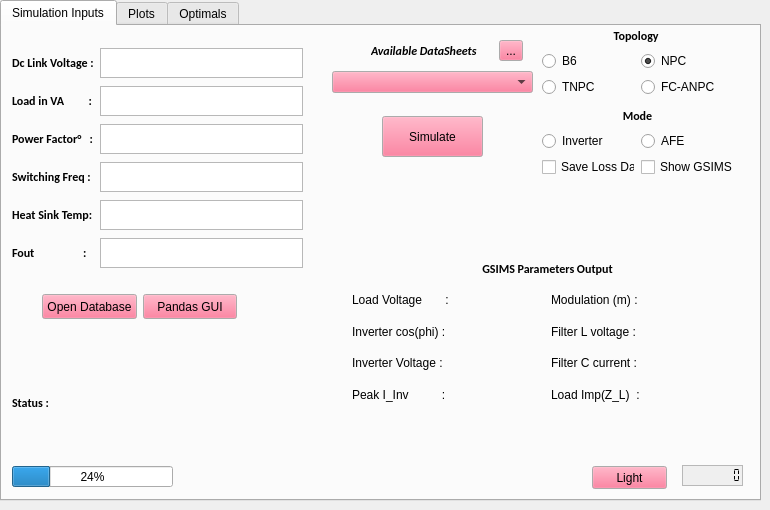
  <widget class="QWidget" name="centralwidget">
   <widget class="QTabWidget" name="tabWidget">
    <property name="geometry">
     <rect>
      <x>0</x>
      <y>0</y>
      <width>761</width>
      <height>501</height>
     </rect>
    </property>
    <property name="autoFillBackground">
     <bool>false</bool>
    </property>
    <property name="currentIndex">
     <number>0</number>
    </property>
    <property name="iconSize">
     <size>
      <width>25</width>
      <height>16</height>
     </size>
    </property>
    <widget class="QWidget" name="Tab_Inputs">
     <property name="palette">
      <palette>
       <active>
        <colorrole role="Button">
         <brush brushstyle="SolidPattern">
          <color alpha="255">
           <red>255</red>
           <green>85</green>
           <blue>127</blue>
          </color>
         </brush>
        </colorrole>
       </active>
       <inactive>
        <colorrole role="Button">
         <brush brushstyle="SolidPattern">
          <color alpha="255">
           <red>255</red>
           <green>85</green>
           <blue>127</blue>
          </color>
         </brush>
        </colorrole>
       </inactive>
       <disabled>
        <colorrole role="Button">
         <brush brushstyle="SolidPattern">
          <color alpha="255">
           <red>255</red>
           <green>85</green>
           <blue>127</blue>
          </color>
         </brush>
        </colorrole>
       </disabled>
      </palette>
     </property>
     <property name="font">
      <font>
       <family>MS Shell Dlg 2</family>
       <weight>50</weight>
       <bold>false</bold>
      </font>
     </property>
     <attribute name="title">
      <string>Simulation Inputs</string>
     </attribute>
     <widget class="QLabel" name="statusLabel">
      <property name="geometry">
       <rect>
        <x>10</x>
        <y>370</y>
        <width>47</width>
        <height>13</height>
       </rect>
      </property>
      <property name="font">
       <font>
        <family>Calibri</family>
        <weight>75</weight>
        <bold>true</bold>
       </font>
      </property>
      <property name="text">
       <string>Status :</string>
      </property>
     </widget>
     <widget class="QPushButton" name="simulateBtn">
      <property name="geometry">
       <rect>
        <x>380</x>
        <y>90</y>
        <width>101</width>
        <height>41</height>
       </rect>
      </property>
      <property name="text">
       <string>Simulate</string>
      </property>
     </widget>
     <widget class="QLabel" name="statusWriteLabel">
      <property name="geometry">
       <rect>
        <x>70</x>
        <y>370</y>
        <width>47</width>
        <height>13</height>
       </rect>
      </property>
      <property name="text">
       <string/>
      </property>
     </widget>
     <widget class="QProgressBar" name="progressBar">
      <property name="geometry">
       <rect>
        <x>10</x>
        <y>440</y>
        <width>161</width>
        <height>21</height>
       </rect>
      </property>
      <property name="value">
       <number>24</number>
      </property>
     </widget>
     <widget class="QWidget" name="horizontalLayoutWidget">
      <property name="geometry">
       <rect>
        <x>40</x>
        <y>260</y>
        <width>195</width>
        <height>41</height>
       </rect>
      </property>
      <layout class="QHBoxLayout" name="horizontalLayout_19">
       <item>
        <widget class="QPushButton" name="databaseBtn">
         <property name="minimumSize">
          <size>
           <width>0</width>
           <height>25</height>
          </size>
         </property>
         <property name="text">
          <string>Open Database</string>
         </property>
        </widget>
       </item>
       <item>
        <widget class="QPushButton" name="pandasGUIBtn">
         <property name="minimumSize">
          <size>
           <width>0</width>
           <height>25</height>
          </size>
         </property>
         <property name="text">
          <string>Pandas GUI</string>
         </property>
        </widget>
       </item>
      </layout>
     </widget>
     <widget class="QWidget" name="gridLayoutWidget_2">
      <property name="geometry">
       <rect>
        <x>540</x>
        <y>80</y>
        <width>191</width>
        <height>71</height>
       </rect>
      </property>
      <layout class="QGridLayout" name="gridLayout_3">
       <item row="2" column="0">
        <widget class="QCheckBox" name="saveLossData">
         <property name="autoFillBackground">
          <bool>false</bool>
         </property>
         <property name="text">
          <string>Save Loss Data</string>
         </property>
        </widget>
       </item>
       <item row="1" column="0">
        <widget class="QRadioButton" name="InverterModeBtn">
         <property name="text">
          <string>Inverter</string>
         </property>
         <attribute name="buttonGroup">
          <string notr="true">buttonGroupMode</string>
         </attribute>
        </widget>
       </item>
       <item row="2" column="1">
        <widget class="QCheckBox" name="showGSIMS">
         <property name="text">
          <string>Show GSIMS</string>
         </property>
        </widget>
       </item>
       <item row="1" column="1">
        <widget class="QRadioButton" name="AFEModeBtn">
         <property name="text">
          <string>AFE</string>
         </property>
         <attribute name="buttonGroup">
          <string notr="true">buttonGroupMode</string>
         </attribute>
        </widget>
       </item>
       <item row="0" column="0" colspan="2">
        <widget class="QLabel" name="modeLabel">
         <property name="font">
          <font>
           <family>Calibri</family>
           <pointsize>9</pointsize>
           <weight>75</weight>
           <bold>true</bold>
          </font>
         </property>
         <property name="layoutDirection">
          <enum>Qt::RightToLeft</enum>
         </property>
         <property name="text">
          <string>Mode</string>
         </property>
         <property name="alignment">
          <set>Qt::AlignCenter</set>
         </property>
        </widget>
       </item>
      </layout>
     </widget>
     <widget class="QWidget" name="gridLayoutWidget_3">
      <property name="geometry">
       <rect>
        <x>540</x>
        <y>0</y>
        <width>191</width>
        <height>71</height>
       </rect>
      </property>
      <layout class="QGridLayout" name="gridLayout_4">
       <property name="leftMargin">
        <number>0</number>
       </property>
       <item row="1" column="0">
        <widget class="QRadioButton" name="radioBSix">
         <property name="layoutDirection">
          <enum>Qt::LeftToRight</enum>
         </property>
         <property name="autoFillBackground">
          <bool>false</bool>
         </property>
         <property name="text">
          <string>B6</string>
         </property>
         <attribute name="buttonGroup">
          <string notr="true">buttonGroupTopology</string>
         </attribute>
        </widget>
       </item>
       <item row="0" column="0" colspan="2">
        <widget class="QLabel" name="topologyLabel">
         <property name="font">
          <font>
           <family>Calibri</family>
           <pointsize>9</pointsize>
           <weight>75</weight>
           <italic>false</italic>
           <bold>true</bold>
          </font>
         </property>
         <property name="layoutDirection">
          <enum>Qt::RightToLeft</enum>
         </property>
         <property name="text">
          <string>Topology </string>
         </property>
         <property name="alignment">
          <set>Qt::AlignCenter</set>
         </property>
        </widget>
       </item>
       <item row="1" column="1">
        <widget class="QRadioButton" name="radioNPC">
         <property name="text">
          <string>NPC</string>
         </property>
         <property name="checked">
          <bool>true</bool>
         </property>
         <attribute name="buttonGroup">
          <string notr="true">buttonGroupTopology</string>
         </attribute>
        </widget>
       </item>
       <item row="2" column="1">
        <widget class="QRadioButton" name="radioMulti">
         <property name="autoFillBackground">
          <bool>false</bool>
         </property>
         <property name="text">
          <string>FC-ANPC</string>
         </property>
         <attribute name="buttonGroup">
          <string notr="true">buttonGroupTopology</string>
         </attribute>
        </widget>
       </item>
       <item row="2" column="0">
        <widget class="QRadioButton" name="radioTNPC">
         <property name="text">
          <string>TNPC</string>
         </property>
         <attribute name="buttonGroup">
          <string notr="true">buttonGroupTopology</string>
         </attribute>
        </widget>
       </item>
      </layout>
     </widget>
     <widget class="QWidget" name="verticalLayoutWidget">
      <property name="geometry">
       <rect>
        <x>330</x>
        <y>10</y>
        <width>201</width>
        <height>61</height>
       </rect>
      </property>
      <layout class="QVBoxLayout" name="dataSheetLayout">
       <item>
        <layout class="QHBoxLayout" name="horizontalLayout_6">
         <item>
          <spacer name="horizontalSpacer">
           <property name="orientation">
            <enum>Qt::Horizontal</enum>
           </property>
           <property name="sizeType">
            <enum>QSizePolicy::Fixed</enum>
           </property>
           <property name="sizeHint" stdset="0">
            <size>
             <width>31</width>
             <height>20</height>
            </size>
           </property>
          </spacer>
         </item>
         <item>
          <widget class="QLabel" name="sheetsLabel">
           <property name="maximumSize">
            <size>
             <width>114</width>
             <height>16777215</height>
            </size>
           </property>
           <property name="font">
            <font>
             <family>Calibri</family>
             <weight>75</weight>
             <italic>true</italic>
             <bold>true</bold>
            </font>
           </property>
           <property name="text">
            <string>Available DataSheets </string>
           </property>
          </widget>
         </item>
         <item>
          <widget class="QToolButton" name="toolButtonThermal">
           <property name="text">
            <string>...</string>
           </property>
           <property name="icon">
            <iconset>
             <normaloff>../Images/thermalResistor.jpg</normaloff>../Images/thermalResistor.jpg</iconset>
           </property>
           <property name="iconSize">
            <size>
             <width>18</width>
             <height>18</height>
            </size>
           </property>
          </widget>
         </item>
        </layout>
       </item>
       <item>
        <widget class="CheckableComboBox" name="dataSheetComboBox">
         <property name="autoFillBackground">
          <bool>false</bool>
         </property>
         <property name="styleSheet">
          <string notr="true"/>
         </property>
        </widget>
       </item>
      </layout>
     </widget>
     <widget class="QLabel" name="topologyPicture">
      <property name="geometry">
       <rect>
        <x>355</x>
        <y>190</y>
        <width>371</width>
        <height>225</height>
       </rect>
      </property>
      <property name="text">
       <string/>
      </property>
      <property name="textFormat">
       <enum>Qt::PlainText</enum>
      </property>
      <property name="pixmap">
       <pixmap>../../TNPC.png</pixmap>
      </property>
      <property name="scaledContents">
       <bool>true</bool>
      </property>
      <property name="alignment">
       <set>Qt::AlignHCenter|Qt::AlignTop</set>
      </property>
      <property name="wordWrap">
       <bool>false</bool>
      </property>
     </widget>
     <widget class="QWidget" name="gridLayoutWidget">
      <property name="geometry">
       <rect>
        <x>350</x>
        <y>230</y>
        <width>391</width>
        <height>151</height>
       </rect>
      </property>
      <layout class="QGridLayout" name="gsimsGrid">
       <property name="leftMargin">
        <number>0</number>
       </property>
       <item row="1" column="1">
        <layout class="QHBoxLayout" name="horizontalLayout_13">
         <item>
          <widget class="QLabel" name="modulation">
           <property name="text">
            <string>Modulation (m) : </string>
           </property>
          </widget>
         </item>
         <item>
          <widget class="QLabel" name="modulationOut">
           <property name="text">
            <string/>
           </property>
          </widget>
         </item>
        </layout>
       </item>
       <item row="1" column="0">
        <layout class="QHBoxLayout" name="horizontalLayout_9">
         <item>
          <widget class="QLabel" name="loadVltg">
           <property name="text">
            <string>Load Voltage       :</string>
           </property>
          </widget>
         </item>
         <item>
          <widget class="QLabel" name="loadVltgOut">
           <property name="text">
            <string/>
           </property>
          </widget>
         </item>
        </layout>
       </item>
       <item row="2" column="0">
        <layout class="QHBoxLayout" name="horizontalLayout_10">
         <item>
          <widget class="QLabel" name="invCosPhi">
           <property name="text">
            <string>Inverter cos(phi) :</string>
           </property>
          </widget>
         </item>
         <item>
          <widget class="QLabel" name="invCosPhiOut">
           <property name="text">
            <string/>
           </property>
          </widget>
         </item>
        </layout>
       </item>
       <item row="3" column="1">
        <layout class="QHBoxLayout" name="horizontalLayout_14">
         <item>
          <widget class="QLabel" name="cCurrent">
           <property name="text">
            <string>Filter C current : </string>
           </property>
          </widget>
         </item>
         <item>
          <widget class="QLabel" name="cCurrentOut">
           <property name="text">
            <string/>
           </property>
          </widget>
         </item>
        </layout>
       </item>
       <item row="0" column="0" colspan="2">
        <widget class="QLabel" name="GSIMSLabel">
         <property name="font">
          <font>
           <family>Calibri</family>
           <pointsize>9</pointsize>
           <weight>75</weight>
           <bold>true</bold>
          </font>
         </property>
         <property name="text">
          <string>GSIMS Parameters Output</string>
         </property>
         <property name="alignment">
          <set>Qt::AlignCenter</set>
         </property>
        </widget>
       </item>
       <item row="4" column="1">
        <layout class="QHBoxLayout" name="horizontalLayout_16">
         <item>
          <widget class="QLabel" name="loadZ">
           <property name="text">
            <string>Load Imp(Z_L)  :</string>
           </property>
          </widget>
         </item>
         <item>
          <widget class="QLabel" name="loadZOut">
           <property name="text">
            <string/>
           </property>
          </widget>
         </item>
        </layout>
       </item>
       <item row="4" column="0">
        <layout class="QHBoxLayout" name="horizontalLayout_12">
         <item>
          <widget class="QLabel" name="peakRlcCurrent">
           <property name="text">
            <string>Peak I_Inv          :</string>
           </property>
          </widget>
         </item>
         <item>
          <widget class="QLabel" name="peakRlcCurrentOut">
           <property name="text">
            <string/>
           </property>
          </widget>
         </item>
        </layout>
       </item>
       <item row="3" column="0">
        <layout class="QHBoxLayout" name="horizontalLayout_11">
         <item>
          <widget class="QLabel" name="invVltg">
           <property name="text">
            <string>Inverter Voltage : </string>
           </property>
          </widget>
         </item>
         <item>
          <widget class="QLabel" name="invVtlgOut">
           <property name="text">
            <string/>
           </property>
          </widget>
         </item>
        </layout>
       </item>
       <item row="2" column="1">
        <layout class="QHBoxLayout" name="horizontalLayout_15">
         <item>
          <widget class="QLabel" name="lVltg">
           <property name="text">
            <string>Filter L voltage :</string>
           </property>
          </widget>
         </item>
         <item>
          <widget class="QLabel" name="lVltgOut">
           <property name="text">
            <string/>
           </property>
          </widget>
         </item>
        </layout>
       </item>
      </layout>
     </widget>
     <widget class="QLCDNumber" name="lcdDateTime">
      <property name="geometry">
       <rect>
        <x>680</x>
        <y>439</y>
        <width>61</width>
        <height>21</height>
       </rect>
      </property>
      <property name="autoFillBackground">
       <bool>true</bool>
      </property>
      <property name="styleSheet">
       <string notr="true">font: 11pt &quot;MS Shell Dlg 2&quot;;</string>
      </property>
      <property name="frameShape">
       <enum>QFrame::StyledPanel</enum>
      </property>
      <property name="frameShadow">
       <enum>QFrame::Raised</enum>
      </property>
      <property name="lineWidth">
       <number>4</number>
      </property>
      <property name="smallDecimalPoint">
       <bool>false</bool>
      </property>
      <property name="digitCount">
       <number>8</number>
      </property>
      <property name="segmentStyle">
       <enum>QLCDNumber::Flat</enum>
      </property>
      <property name="value" stdset="0">
       <double>0.000000000000000</double>
      </property>
      <property name="intValue" stdset="0">
       <number>0</number>
      </property>
     </widget>
     <widget class="QWidget" name="gridLayoutWidget_4">
      <property name="geometry">
       <rect>
        <x>10</x>
        <y>20</y>
        <width>291</width>
        <height>224</height>
       </rect>
      </property>
      <layout class="QGridLayout" name="inputParamsLayout">
       <item row="7" column="0" colspan="2">
        <layout class="QHBoxLayout" name="horizontalLayout_17">
         <item>
          <widget class="QLabel" name="fOut">
           <property name="minimumSize">
            <size>
             <width>82</width>
             <height>30</height>
            </size>
           </property>
           <property name="maximumSize">
            <size>
             <width>82</width>
             <height>30</height>
            </size>
           </property>
           <property name="font">
            <font>
             <family>Calibri</family>
             <pointsize>9</pointsize>
             <weight>75</weight>
             <bold>true</bold>
            </font>
           </property>
           <property name="text">
            <string>Fout                  :</string>
           </property>
          </widget>
         </item>
         <item>
          <widget class="QPlainTextEdit" name="fOutIn">
           <property name="maximumSize">
            <size>
             <width>16777215</width>
             <height>30</height>
            </size>
           </property>
           <property name="frameShape">
            <enum>QFrame::StyledPanel</enum>
           </property>
           <property name="frameShadow">
            <enum>QFrame::Raised</enum>
           </property>
           <property name="lineWidth">
            <number>1</number>
           </property>
           <property name="tabChangesFocus">
            <bool>false</bool>
           </property>
           <property name="plainText">
            <string/>
           </property>
           <property name="tabStopDistance">
            <double>1.000000000000000</double>
           </property>
           <property name="placeholderText">
            <string/>
           </property>
          </widget>
         </item>
        </layout>
       </item>
       <item row="3" column="0" colspan="2">
        <layout class="QHBoxLayout" name="horizontalLayout_2">
         <item>
          <widget class="QLabel" name="loadWLabel">
           <property name="minimumSize">
            <size>
             <width>82</width>
             <height>0</height>
            </size>
           </property>
           <property name="maximumSize">
            <size>
             <width>82</width>
             <height>30</height>
            </size>
           </property>
           <property name="font">
            <font>
             <family>Calibri</family>
             <pointsize>9</pointsize>
             <weight>75</weight>
             <bold>true</bold>
            </font>
           </property>
           <property name="text">
            <string>Load in VA         :</string>
           </property>
          </widget>
         </item>
         <item>
          <widget class="QPlainTextEdit" name="loadWIn">
           <property name="maximumSize">
            <size>
             <width>16777215</width>
             <height>30</height>
            </size>
           </property>
           <property name="frameShape">
            <enum>QFrame::StyledPanel</enum>
           </property>
           <property name="frameShadow">
            <enum>QFrame::Raised</enum>
           </property>
           <property name="tabStopDistance">
            <double>1.000000000000000</double>
           </property>
          </widget>
         </item>
        </layout>
       </item>
       <item row="5" column="0" colspan="2">
        <layout class="QHBoxLayout" name="horizontalLayout_4">
         <item>
          <widget class="QLabel" name="switchFreqLabel">
           <property name="minimumSize">
            <size>
             <width>82</width>
             <height>0</height>
            </size>
           </property>
           <property name="maximumSize">
            <size>
             <width>82</width>
             <height>30</height>
            </size>
           </property>
           <property name="font">
            <font>
             <family>Calibri</family>
             <pointsize>9</pointsize>
             <weight>75</weight>
             <bold>true</bold>
            </font>
           </property>
           <property name="text">
            <string>Switching Freq :</string>
           </property>
          </widget>
         </item>
         <item>
          <widget class="QPlainTextEdit" name="switchFreqIn">
           <property name="maximumSize">
            <size>
             <width>16777215</width>
             <height>30</height>
            </size>
           </property>
           <property name="frameShape">
            <enum>QFrame::StyledPanel</enum>
           </property>
           <property name="frameShadow">
            <enum>QFrame::Raised</enum>
           </property>
           <property name="tabStopDistance">
            <double>1.000000000000000</double>
           </property>
          </widget>
         </item>
        </layout>
       </item>
       <item row="4" column="0" colspan="2">
        <layout class="QHBoxLayout" name="horizontalLayout_3">
         <item>
          <widget class="QLabel" name="pfDegreeLabel">
           <property name="minimumSize">
            <size>
             <width>82</width>
             <height>30</height>
            </size>
           </property>
           <property name="maximumSize">
            <size>
             <width>82</width>
             <height>30</height>
            </size>
           </property>
           <property name="font">
            <font>
             <family>Calibri</family>
             <pointsize>9</pointsize>
             <weight>75</weight>
             <bold>true</bold>
            </font>
           </property>
           <property name="text">
            <string>Power Factor°   :</string>
           </property>
          </widget>
         </item>
         <item>
          <widget class="QPlainTextEdit" name="pfDegreeIn">
           <property name="maximumSize">
            <size>
             <width>16777215</width>
             <height>30</height>
            </size>
           </property>
           <property name="frameShape">
            <enum>QFrame::StyledPanel</enum>
           </property>
           <property name="frameShadow">
            <enum>QFrame::Raised</enum>
           </property>
           <property name="tabStopDistance">
            <double>1.000000000000000</double>
           </property>
          </widget>
         </item>
        </layout>
       </item>
       <item row="6" column="0" colspan="2">
        <layout class="QHBoxLayout" name="horizontalLayout_5">
         <item>
          <widget class="QLabel" name="tempLabel">
           <property name="minimumSize">
            <size>
             <width>82</width>
             <height>0</height>
            </size>
           </property>
           <property name="maximumSize">
            <size>
             <width>82</width>
             <height>30</height>
            </size>
           </property>
           <property name="font">
            <font>
             <family>Calibri</family>
             <pointsize>9</pointsize>
             <weight>75</weight>
             <bold>true</bold>
            </font>
           </property>
           <property name="text">
            <string>Heat Sink Temp:</string>
           </property>
          </widget>
         </item>
         <item>
          <widget class="QPlainTextEdit" name="tempIn">
           <property name="maximumSize">
            <size>
             <width>16777215</width>
             <height>30</height>
            </size>
           </property>
           <property name="frameShape">
            <enum>QFrame::StyledPanel</enum>
           </property>
           <property name="frameShadow">
            <enum>QFrame::Raised</enum>
           </property>
           <property name="tabStopDistance">
            <double>1.000000000000000</double>
           </property>
          </widget>
         </item>
        </layout>
       </item>
       <item row="2" column="0" colspan="2">
        <layout class="QHBoxLayout" name="horizontalLayout_18">
         <item>
          <widget class="QLabel" name="dcVltg">
           <property name="maximumSize">
            <size>
             <width>82</width>
             <height>30</height>
            </size>
           </property>
           <property name="font">
            <font>
             <family>Calibri</family>
             <pointsize>9</pointsize>
             <weight>75</weight>
             <bold>true</bold>
            </font>
           </property>
           <property name="text">
            <string>Dc Link Voltage :</string>
           </property>
          </widget>
         </item>
         <item>
          <widget class="QPlainTextEdit" name="dcVltgIn">
           <property name="maximumSize">
            <size>
             <width>16777215</width>
             <height>30</height>
            </size>
           </property>
           <property name="autoFillBackground">
            <bool>true</bool>
           </property>
           <property name="frameShape">
            <enum>QFrame::StyledPanel</enum>
           </property>
           <property name="frameShadow">
            <enum>QFrame::Raised</enum>
           </property>
           <property name="overwriteMode">
            <bool>false</bool>
           </property>
           <property name="tabStopWidth">
            <number>1</number>
           </property>
           <property name="tabStopDistance">
            <double>1.000000000000000</double>
           </property>
           <property name="backgroundVisible">
            <bool>false</bool>
           </property>
           <property name="placeholderText">
            <string notr="true" comment="DC link voltage" extracomment="DC link voltage"/>
           </property>
          </widget>
         </item>
        </layout>
       </item>
      </layout>
     </widget>
     <widget class="QPushButton" name="themeToggler">
      <property name="geometry">
       <rect>
        <x>590</x>
        <y>440</y>
        <width>75</width>
        <height>23</height>
       </rect>
      </property>
      <property name="text">
       <string>Light</string>
      </property>
      <property name="checkable">
       <bool>true</bool>
      </property>
     </widget>
    </widget>
    <widget class="QWidget" name="Tab_Plots">
     <attribute name="title">
      <string>Plots</string>
     </attribute>
     <widget class="MplWidget" name="MplWidget" native="true">
      <property name="geometry">
       <rect>
        <x>10</x>
        <y>0</y>
        <width>741</width>
        <height>461</height>
       </rect>
      </property>
     </widget>
    </widget>
    <widget class="QWidget" name="Tab_Optimal">
     <attribute name="title">
      <string>Optimals</string>
     </attribute>
     <widget class="MplMultiWidget" name="OptimalChartArea" native="true">
      <property name="geometry">
       <rect>
        <x>10</x>
        <y>10</y>
        <width>741</width>
        <height>451</height>
       </rect>
      </property>
     </widget>
    </widget>
   </widget>
  </widget>
